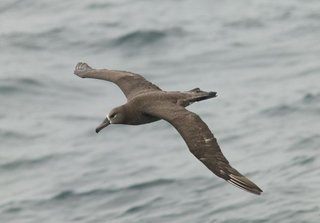
%> input picture Black_Footed_Albatross_0001_796111.jpg, 320 x 223 px
$ octave --eval "result = LowPassFilter(imread('Black_Footed_Albatross_0001_796111.jpg'));"   (GNU Octave 9; MATLAB toolbox functions it lacks are replaced by stand-ins)
%> lines starting %> are read from the running program, lines starting %| are printed output that depends on the picture
### RGBToGray.m
function grayImg = RGBToGray(image)
    % 提取红色通道
    r = image(:,:,1);
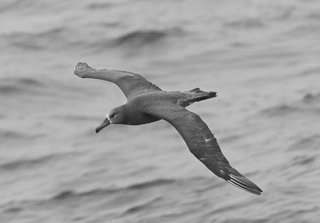
%> r: size 223x320 uint8; min 15, max 234, mean 163.1

    % 提取绿色通道
    g = image(:,:,2);

    % 提取蓝色通道
    b = image(:,:,3);
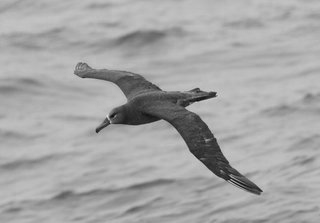
%> b: size 223x320 uint8; min 11, max 223, mean 165.8

    % 使用NTSC标准将RGB图像转换为灰度图像
    grayImg = 0.299*r + 0.587*g + 0.114*b;
end

### LowPassFilter.m
function filteredImg = LowPassFilter(img)
    img = RGBToGray(img);
    img = im2double(img);
    [h, w] = size(img);
%> h = 223; w = 320
    M = 2 * h;
%> M = 446
    N = 2 * w;
%> N = 640
    u = -M/2:(M/2-1);
%> u = 446 values from -223 to 222
    v = -N/2:(N/2-1);
%> v = 640 values from -320 to 319
    [U, V] = meshgrid(u, v); % 产生以向量u为行，向量v为列的两个大小相同的矩阵
    D = sqrt(U.^2 + V.^2);
    D0 = 40; % 截止频率
    H = double(D <= D0); % 理想低通滤波器
    J = fftshift(fft2(img, size(H, 1), size(H, 2))); % 通过傅里叶变换将时域图像转换到频域图像，并移动到中心位置
    K = J .* H; % 滤波处理
    filteredImg = ifft2(ifftshift(K)); % 傅里叶反转换
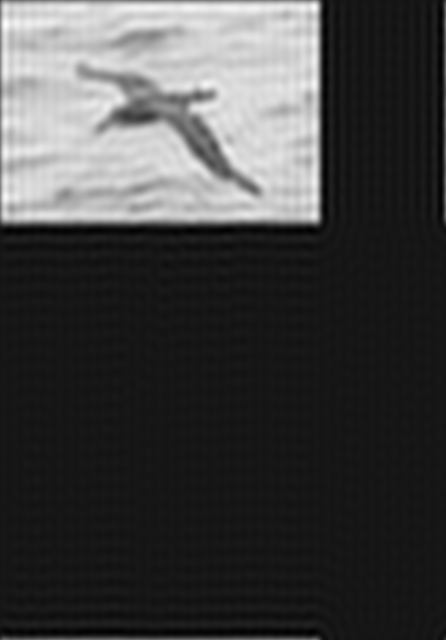
%> filteredImg: size 640x446 double; min -0.0816, max 0.86, mean 0.162; drawn with min black and max white
    filteredImg = filteredImg(1:h, 1:w);
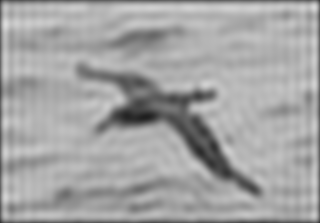
%> filteredImg: size 223x320 double; min 0.123, max 0.86, mean 0.643
end
